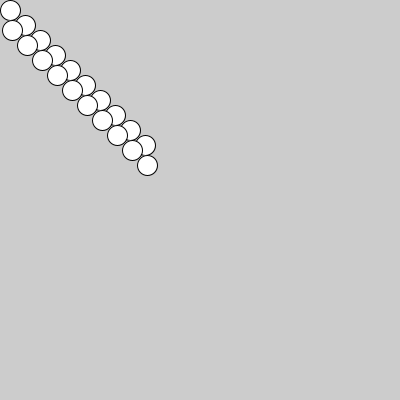
Frame 1 (no input)
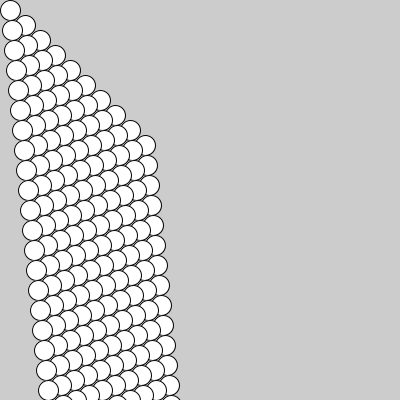
Frame 60 (the mouse pressed at the canvas centre just before this capture)
Frame 120 (the mouse held since frame 60 and released just before this capture): identical to frame 60, image omitted

The Processing sketch that drew these frames (run headless with seeded random() and noise(); from frame 60 on, the mouse is pressed at the canvas centre):

// Processing sketch: Task_4
// ── Task_4.pde
Circle[] circle;

Circle[] circles = new Circle[10];



void setup(){
size(400,400);


//Circle c1 = new Circle(20, 20); 

//c1.display();


int i;
int space = 15;
for(i = 0; i < 10; i++){
 
  Circle c = new Circle(10 + i * space, 10 + i * space); 
  circles[i] = c;

  println(i + 1);
  
  c.display();
  


  }
}


void draw(){

for (Circle c: circles) {
c.move(2, 20);
}
}

// ── Circle.pde
class Circle{

  int xPos;
  int yPos;


Circle(int xPos, int yPos){

  this.xPos = xPos;
  this.yPos = yPos;
  
  }
  
  
void display(){
  
  ellipse(this.xPos, this.yPos, 20, 20);

  }
  
  
void move(int xMove, int yMove){

  this.xPos += xMove;
  this.yPos += yMove;
  
  display();

}

}
